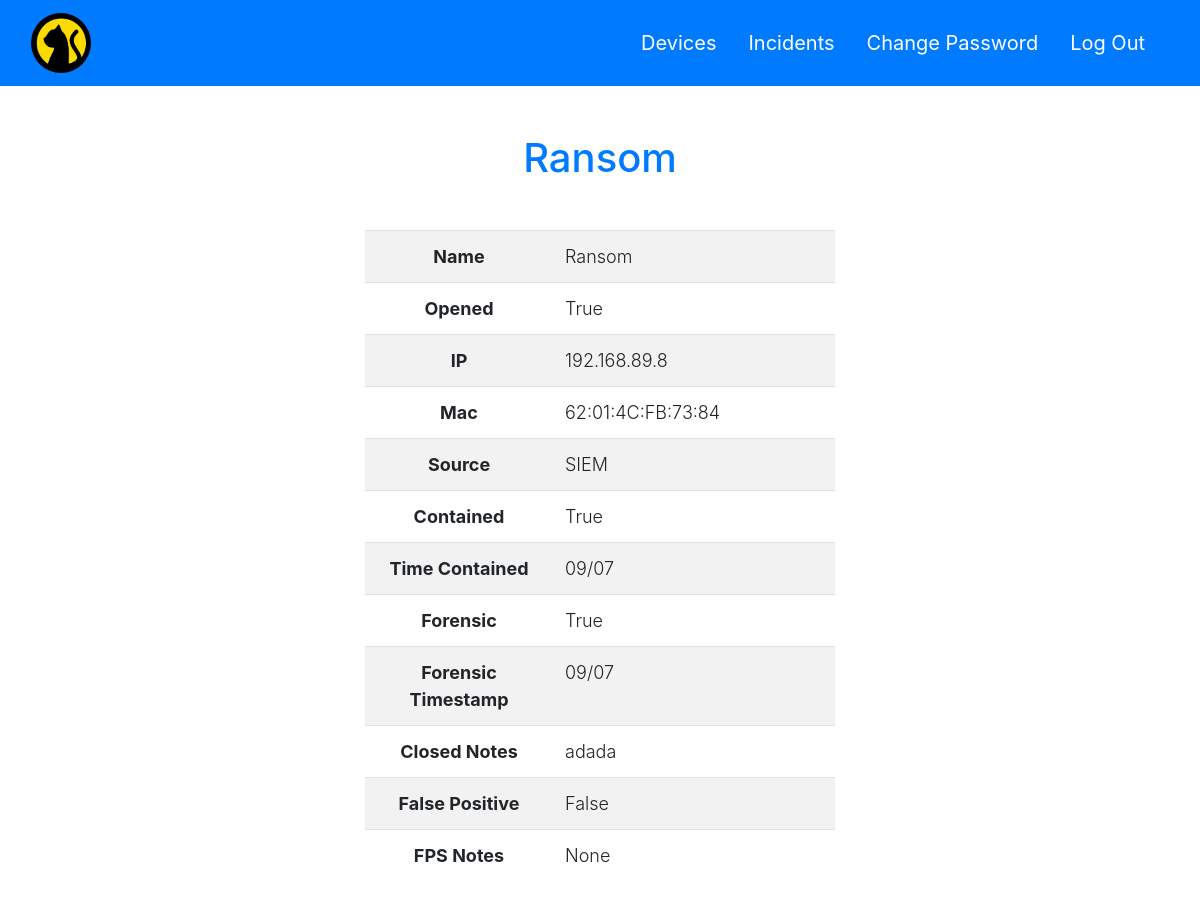
/incident/12 (signed in), run on the app's committed database.
### tables this page shows
CREATE TABLE incident (
    id                     INT,
    incident_open        INT DEFAULT 0,
    name                TEXT,
    IP                    TEXT,
    mac                    TEXT,
    source                TEXT,
    contained            INT DEFAULT 0,
    time_contained        TEXT,
    forensic              INT DEFAULT 0,
    forensic_timestamp    TEXT,
    closed_notes        TEXT,
    false_positive        INT DEFAULT 0,
    fp_notes            TEXT
);

### app.py (the view)
@app.route("/incident/<int:incident_id>")
def incident(incident_id):
    if 'username' in session:
        with sqlite3.connect('data.db') as conn:
            cursor = conn.cursor()
            cursor.execute('SELECT * from incident where id=?',(incident_id,))
            incident = cursor.fetchone()
        return render_template('incident.html', incident=incident)
    else:
        return redirect(url_for('login'))

### templates/incident.html (shortened to what this page needs)
<!DOCTYPE html>
<html lang="en">
<head>
    <link rel= "stylesheet" type= "text/css" href= "{{ url_for('static',filename='css/bootstrap.min.css')}}">
    <link rel= "stylesheet" type= "text/css" href= "{{ url_for('static',filename='css/dataTables.min.css')}}">
    <link rel= "stylesheet" type= "text/css" href= "{{ url_for('static',filename='css/style.css')}}">
</head>
<body>
    <nav class="navbar navbar-expand-lg navbar-light bg-primary">
        <div class="container-fluid">
            <a style="font-size: 35px; color:white;"  class="navbar-brand" href="/devices"><img style="width: 60px; height:60px; border-radius:50%;" src="{{url_for('static',filename='images/icon.png')}}" alt="Home"></a>
          <div class="collapse navbar-collapse" id="navbarNavAltMarkup">
            <div class="navbar-nav ml-auto">
              <a style="font-size: 20px; color:white;"  class="nav-link mr-3" href="/devices">Devices</a>
              <a style="font-size: 20px; color:white;" class="nav-link mr-3" href="/incidents">Incidents</a>
              <a style="font-size: 20px; color:white;" class="nav-link mr-3" href="/change-password">Change Password</a>
              <a style="font-size: 20px; color:white;" class="nav-link mr-3" href="/logout" >Log Out</a>
            </div>
          </div>
        </div>
      </nav>
    <h1 class="text-center mb-5 mt-5 text-primary">{{ incident[2] }}</h1>
        <div class="container-fluid">
            <div class="row">
                <div class="col-md-5 m-auto">
                    <table class="table table-striped" style="width: 100%;">
                        <tbody>
                            <tr>
                                <th style="width: 40%; text-align:center; font-size:18px;">Name</th>
                                <td style="width: 60%; text-align:left; font-size:18px;font-weight:300;">{{incident[2]}}</td>
                            </tr>
                            <tr>
                                <th style="width: 40%; text-align:center; font-size:18px;">Opened</th>
                                {% if incident[1]==1 %}
                                    <td style="width: 60%; text-align:left; font-size:18px;font-weight:300;">True</td>
                                {% else %}
                                    <td style="width: 60%; text-align:left; font-size:18px;font-weight:300;">False</td>
                                {% endif %}
                            </tr>
                            <tr>
                                <th style="width: 40%; text-align:center; font-size:18px;">IP</th>
                                <td style="width: 60%; text-align:left; font-size:18px;font-weight:300;">{{incident[3]}}</td>
                            </tr>
                            <tr>
                                <th style="width: 40%; text-align:center; font-size:18px;">Mac</th>
                                <td style="width: 60%; text-align:left; font-size:18px;font-weight:300;">{{incident[4]}}</td>
                            </tr>
                            <tr>
                                <th style="width: 40%; text-align:center; font-size:18px;">Source</th>
                                <td style="width: 60%; text-align:left; font-size:18px;font-weight:300;">{{incident[5]}}</td>
                            </tr>
                            <tr>
                                <th style="width: 40%; text-align:center; font-size:18px;">Contained</th>
                                {% if incident[6]==1 %}
                                    <td style="width: 60%; text-align:left; font-size:18px;font-weight:300;">True</td>
                                {% else %}
                                    <td style="width: 60%; text-align:left; font-size:18px;font-weight:300;">False</td>
                                {% endif %}
                            </tr>
                            <tr>
                                <th style="width: 40%; text-align:center; font-size:18px;">Time Contained</th>
                                <td style="width: 60%; text-align:left; font-size:18px;font-weight:300;">{{incident[7]}}</td>
                            </tr>
                            <tr>
                                <th style="width: 40%; text-align:center; font-size:18px;">Forensic</th>
                                {% if incident[8]==1 %}
                                    <td style="width: 60%; text-align:left; font-size:18px;font-weight:300;">True</td>
                                {% else %}
                                    <td style="width: 60%; text-align:left; font-size:18px;font-weight:300;">False</td>
                                {% endif %}
                            </tr>
                            <tr>
                                <th style="width: 40%; text-align:center; font-size:18px;">Forensic Timestamp</th>
                                <td style="width: 60%; text-align:left; font-size:18px;font-weight:300;">{{incident[9]}}</td>
                            </tr>
                            <tr>
                                <th style="width: 40%; text-align:center; font-size:18px;">Closed Notes</th>
                                <td style="width: 60%; text-align:left; font-size:18px;font-weight:300;">{{incident[10]}}</td>
                            </tr>
                            <tr>
                                <th style="width: 40%; text-align:center; font-size:18px;">False Positive</th>
                                {% if incident[11]==1 %}
                                    <td style="width: 60%; text-align:left; font-size:18px;font-weight:300;">True</td>
                                {% else %}
                                    <td style="width: 60%; text-align:left; font-size:18px;font-weight:300;">False</td>
                                {% endif %}
                            </tr>
                            <tr>
                                <th style="width: 40%; text-align:center; font-size:18px;">FPS Notes</th>
                                <td style="width: 60%; text-align:left; font-size:18px;font-weight:300;">{{incident[12]}}</td>
                            </tr>
                        </tbody>
                    </table>
                </div>
            </div>
        </div>
</body>
</html>

### data on the page
incident: name "Ransom", IP "192.168.89.8", mac "62:01:4C:FB:73:84", source "SIEM", time_contained "09/07", forensic_timestamp "09/07", closed_notes "adada"

### other printed values
{{ incident[12] }} "None"
